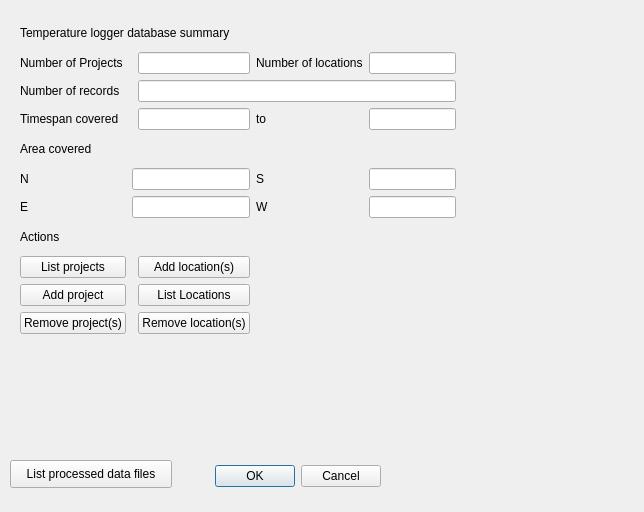
<?xml version="1.0" encoding="UTF-8"?>
<ui version="4.0">
 <class>Dialog</class>
 <widget class="QDialog" name="Dialog">
  <property name="geometry">
   <rect>
    <x>0</x>
    <y>0</y>
    <width>644</width>
    <height>512</height>
   </rect>
  </property>
  <property name="windowTitle">
   <string>Dialog</string>
  </property>
  <widget class="QDialogButtonBox" name="buttonBox">
   <property name="geometry">
    <rect>
     <x>40</x>
     <y>460</y>
     <width>341</width>
     <height>32</height>
    </rect>
   </property>
   <property name="orientation">
    <enum>Qt::Horizontal</enum>
   </property>
   <property name="standardButtons">
    <set>QDialogButtonBox::Cancel|QDialogButtonBox::Ok</set>
   </property>
  </widget>
  <widget class="QWidget" name="gridLayoutWidget_2">
   <property name="geometry">
    <rect>
     <x>20</x>
     <y>20</y>
     <width>436</width>
     <height>314</height>
    </rect>
   </property>
   <layout class="QGridLayout" name="gridLayout_2">
    <item row="2" column="0" colspan="2">
     <widget class="QLabel" name="label_15">
      <property name="text">
       <string>Number of records</string>
      </property>
     </widget>
    </item>
    <item row="7" column="0" colspan="5">
     <widget class="QLabel" name="label_2">
      <property name="text">
       <string>Actions</string>
      </property>
     </widget>
    </item>
    <item row="8" column="0">
     <widget class="QPushButton" name="pushButton">
      <property name="text">
       <string>List projects</string>
      </property>
     </widget>
    </item>
    <item row="5" column="4">
     <widget class="QLineEdit" name="lineEdit_4"/>
    </item>
    <item row="6" column="0">
     <widget class="QLabel" name="label_14">
      <property name="text">
       <string>E</string>
      </property>
     </widget>
    </item>
    <item row="6" column="3">
     <widget class="QLabel" name="label_13">
      <property name="text">
       <string>W</string>
      </property>
     </widget>
    </item>
    <item row="3" column="3">
     <widget class="QLabel" name="label_8">
      <property name="text">
       <string>to</string>
      </property>
     </widget>
    </item>
    <item row="6" column="4">
     <widget class="QLineEdit" name="lineEdit_7"/>
    </item>
    <item row="5" column="1" colspan="2">
     <widget class="QLineEdit" name="lineEdit_10"/>
    </item>
    <item row="2" column="2" colspan="3">
     <widget class="QLineEdit" name="lineEdit_9"/>
    </item>
    <item row="3" column="2">
     <widget class="QLineEdit" name="lineEdit_2"/>
    </item>
    <item row="3" column="4">
     <widget class="QLineEdit" name="lineEdit_3"/>
    </item>
    <item row="5" column="3">
     <widget class="QLabel" name="label_10">
      <property name="text">
       <string>S</string>
      </property>
     </widget>
    </item>
    <item row="6" column="1" colspan="2">
     <widget class="QLineEdit" name="lineEdit_8"/>
    </item>
    <item row="5" column="0">
     <widget class="QLabel" name="label_12">
      <property name="text">
       <string>N</string>
      </property>
     </widget>
    </item>
    <item row="1" column="0" colspan="2">
     <widget class="QLabel" name="label_6">
      <property name="text">
       <string>Number of Projects</string>
      </property>
     </widget>
    </item>
    <item row="4" column="0" colspan="5">
     <widget class="QLabel" name="label_9">
      <property name="text">
       <string>Area covered</string>
      </property>
     </widget>
    </item>
    <item row="3" column="0" colspan="2">
     <widget class="QLabel" name="label_7">
      <property name="text">
       <string>Timespan covered</string>
      </property>
     </widget>
    </item>
    <item row="1" column="4">
     <widget class="QLineEdit" name="lineEdit_6">
      <property name="text">
       <string/>
      </property>
     </widget>
    </item>
    <item row="1" column="3">
     <widget class="QLabel" name="label_11">
      <property name="text">
       <string>Number of locations</string>
      </property>
     </widget>
    </item>
    <item row="1" column="2">
     <widget class="QLineEdit" name="lineEdit"/>
    </item>
    <item row="9" column="0">
     <widget class="QPushButton" name="pushButton_2">
      <property name="text">
       <string>Add project</string>
      </property>
     </widget>
    </item>
    <item row="0" column="0" colspan="5">
     <widget class="QLabel" name="label">
      <property name="text">
       <string>Temperature logger database summary</string>
      </property>
     </widget>
    </item>
    <item row="10" column="0">
     <widget class="QPushButton" name="pushButton_3">
      <property name="text">
       <string>Remove project(s)</string>
      </property>
     </widget>
    </item>
    <item row="9" column="2">
     <widget class="QPushButton" name="pushButton_6">
      <property name="text">
       <string>List Locations</string>
      </property>
     </widget>
    </item>
    <item row="8" column="2">
     <widget class="QPushButton" name="pushButton_4">
      <property name="text">
       <string>Add location(s)</string>
      </property>
     </widget>
    </item>
    <item row="10" column="2">
     <widget class="QPushButton" name="pushButton_5">
      <property name="text">
       <string>Remove location(s)</string>
      </property>
     </widget>
    </item>
   </layout>
  </widget>
  <widget class="QPushButton" name="pushButton_7">
   <property name="geometry">
    <rect>
     <x>10</x>
     <y>460</y>
     <width>162</width>
     <height>28</height>
    </rect>
   </property>
   <property name="text">
    <string>List processed data files</string>
   </property>
  </widget>
 </widget>
 <resources/>
 <connections>
  <connection>
   <sender>buttonBox</sender>
   <signal>accepted()</signal>
   <receiver>Dialog</receiver>
   <slot>accept()</slot>
   <hints>
    <hint type="sourcelabel">
     <x>248</x>
     <y>254</y>
    </hint>
    <hint type="destinationlabel">
     <x>157</x>
     <y>274</y>
    </hint>
   </hints>
  </connection>
  <connection>
   <sender>buttonBox</sender>
   <signal>rejected()</signal>
   <receiver>Dialog</receiver>
   <slot>reject()</slot>
   <hints>
    <hint type="sourcelabel">
     <x>316</x>
     <y>260</y>
    </hint>
    <hint type="destinationlabel">
     <x>286</x>
     <y>274</y>
    </hint>
   </hints>
  </connection>
 </connections>
</ui>
